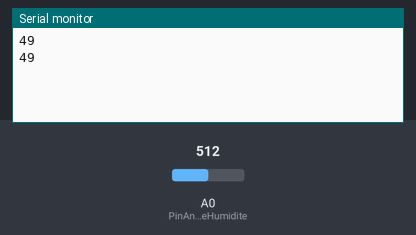
Bench run of a sketch on a simulated Arduino Uno, built with avr-gcc and run on an emulated ATmega328P. On the bench: the last lines printed to the serial monitor. The test bench sets the inputs (shaded band); at power-on: A0 (PinAnalogiqueHumidite) = 512.

Above: at 2.3 s.
2.4 s: A0 (PinAnalogiqueHumidite) set to 716
At 4.2 s:
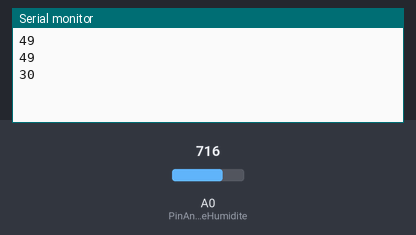
4.5 s: A0 (PinAnalogiqueHumidite) set to 900
At 5.3 s:
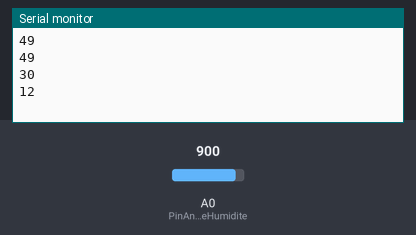
Timing chart, 0 to 7.5 s (numbered marks = the images above; inputs shaded):
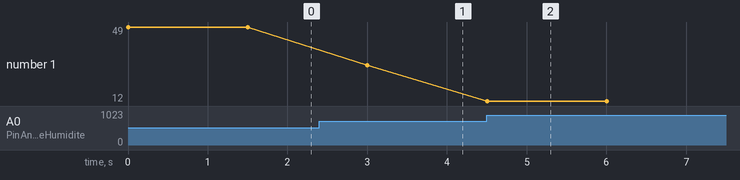

The sketch:

humidity.ino
```cpp
#include <Wire.h>
#include <ArduinoJson.h>
#define PinAnalogiqueHumidite A0
int pourcentage = 0;
int hsol;
void setup() {
  Serial.begin(9600);
  pinMode(PinAnalogiqueHumidite, INPUT);

}

void loop() {

  hsol = analogRead(PinAnalogiqueHumidite);
  StaticJsonDocument<200> doc;
  doc["sensor"] = "humidité";

  pourcentage = Conversion(hsol);
  Serial.println(pourcentage);
  // doc["value"] = pourcentage;

  // char jsonBuffer[256];
  // serializeJson(doc, jsonBuffer);
  // Serial.println(jsonBuffer);
  delay(1500);

}
 int Conversion(int value){
 int ValeurPorcentage = 0;
 ValeurPorcentage = map(value, 1023, 0, 0, 100);
 return ValeurPorcentage;
}
```

Measured:
- after the input at 2.4 s, the serial monitor: prints a new line after 0.60 s (image 1)
- after the input at 4.5 s, the serial monitor: prints a new line at once (image 2)
- plotted number 1: 49 → 30 after the input at 2.4 s, 30 → 12 after the input at 4.5 s
